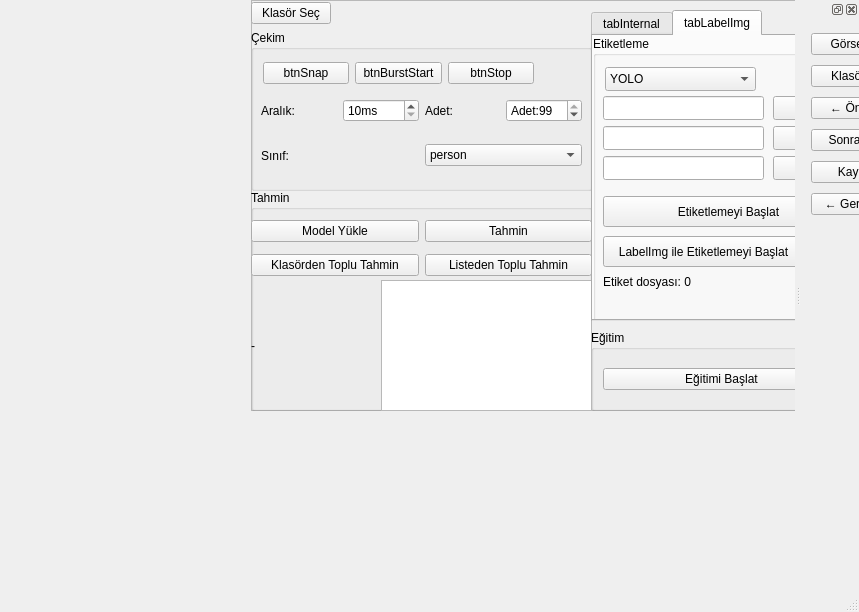
<?xml version="1.0" encoding="UTF-8"?>
<ui version="4.0">
 <class>btnLoadClasses</class>
 <widget class="QMainWindow" name="btnLoadClasses">
  <property name="geometry">
   <rect>
    <x>0</x>
    <y>0</y>
    <width>859</width>
    <height>612</height>
   </rect>
  </property>
  <property name="windowTitle">
   <string>MainWindow</string>
  </property>
  <widget class="QWidget" name="centralwidget">
   <widget class="QWidget" name="layoutWidget">
    <property name="geometry">
     <rect>
      <x>-50</x>
      <y>0</y>
      <width>901</width>
      <height>411</height>
     </rect>
    </property>
    <layout class="QHBoxLayout" name="horizontalLayout" stretch="1,0">
     <item>
      <widget class="QWidget" name="videoHost" native="true"/>
     </item>
     <item>
      <widget class="QFrame" name="menuFrame">
       <property name="minimumSize">
        <size>
         <width>600</width>
         <height>0</height>
        </size>
       </property>
       <property name="frameShape">
        <enum>QFrame::Shape::StyledPanel</enum>
       </property>
       <property name="frameShadow">
        <enum>QFrame::Shadow::Raised</enum>
       </property>
       <widget class="QGroupBox" name="grpInfer">
        <property name="geometry">
         <rect>
          <x>0</x>
          <y>190</y>
          <width>341</width>
          <height>221</height>
         </rect>
        </property>
        <property name="title">
         <string>Tahmin</string>
        </property>
        <widget class="QWidget" name="rowInfer" native="true">
         <property name="geometry">
          <rect>
           <x>0</x>
           <y>20</y>
           <width>341</width>
           <height>42</height>
          </rect>
         </property>
         <layout class="QHBoxLayout" name="horizontalLayout_2">
          <item>
           <widget class="QPushButton" name="btnLoadModel">
            <property name="text">
             <string>Model Yükle</string>
            </property>
           </widget>
          </item>
          <item>
           <widget class="QPushButton" name="btnPredict">
            <property name="text">
             <string>Tahmin</string>
            </property>
           </widget>
          </item>
         </layout>
        </widget>
        <widget class="QPlainTextEdit" name="txtPredLog">
         <property name="geometry">
          <rect>
           <x>130</x>
           <y>90</y>
           <width>211</width>
           <height>131</height>
          </rect>
         </property>
        </widget>
        <widget class="QLabel" name="lblPred">
         <property name="geometry">
          <rect>
           <x>0</x>
           <y>90</y>
           <width>131</width>
           <height>131</height>
          </rect>
         </property>
         <property name="sizePolicy">
          <sizepolicy hsizetype="Expanding" vsizetype="Minimum">
           <horstretch>0</horstretch>
           <verstretch>0</verstretch>
          </sizepolicy>
         </property>
         <property name="minimumSize">
          <size>
           <width>28</width>
           <height>28</height>
          </size>
         </property>
         <property name="text">
          <string>-</string>
         </property>
        </widget>
        <widget class="QWidget" name="horizontalLayoutWidget_2">
         <property name="geometry">
          <rect>
           <x>0</x>
           <y>60</y>
           <width>341</width>
           <height>31</height>
          </rect>
         </property>
         <layout class="QHBoxLayout" name="horizontalLayout_7">
          <item>
           <widget class="QPushButton" name="btnPredFromDir">
            <property name="text">
             <string>Klasörden Toplu Tahmin</string>
            </property>
           </widget>
          </item>
          <item>
           <widget class="QPushButton" name="btnPredFromList">
            <property name="text">
             <string>Listeden Toplu Tahmin</string>
            </property>
           </widget>
          </item>
         </layout>
        </widget>
       </widget>
       <widget class="QGroupBox" name="grpCapture">
        <property name="geometry">
         <rect>
          <x>0</x>
          <y>30</y>
          <width>341</width>
          <height>161</height>
         </rect>
        </property>
        <property name="title">
         <string>Çekim</string>
        </property>
        <widget class="QWidget" name="rowBtn" native="true">
         <property name="geometry">
          <rect>
           <x>12</x>
           <y>31</y>
           <width>271</width>
           <height>24</height>
          </rect>
         </property>
         <layout class="QHBoxLayout" name="horizontalLayout_6">
          <property name="leftMargin">
           <number>0</number>
          </property>
          <property name="topMargin">
           <number>0</number>
          </property>
          <property name="rightMargin">
           <number>0</number>
          </property>
          <property name="bottomMargin">
           <number>0</number>
          </property>
          <item>
           <widget class="QPushButton" name="btnSnap">
            <property name="text">
             <string>btnSnap</string>
            </property>
           </widget>
          </item>
          <item>
           <widget class="QPushButton" name="btnBurstStart">
            <property name="text">
             <string>btnBurstStart</string>
            </property>
           </widget>
          </item>
          <item>
           <widget class="QPushButton" name="btnBurstStop">
            <property name="text">
             <string>btnStop</string>
            </property>
           </widget>
          </item>
         </layout>
        </widget>
        <widget class="QWidget" name="rowIC" native="true">
         <property name="geometry">
          <rect>
           <x>10</x>
           <y>60</y>
           <width>321</width>
           <height>41</height>
          </rect>
         </property>
         <layout class="QHBoxLayout" name="horizontalLayout_4">
          <property name="spacing">
           <number>6</number>
          </property>
          <property name="leftMargin">
           <number>0</number>
          </property>
          <property name="topMargin">
           <number>0</number>
          </property>
          <property name="rightMargin">
           <number>0</number>
          </property>
          <property name="bottomMargin">
           <number>0</number>
          </property>
          <item>
           <widget class="QLabel" name="lblInterval">
            <property name="text">
             <string>Aralık:</string>
            </property>
           </widget>
          </item>
          <item>
           <widget class="QSpinBox" name="spinBurstInterval">
            <property name="suffix">
             <string>ms</string>
            </property>
            <property name="minimum">
             <number>10</number>
            </property>
            <property name="maximum">
             <number>5000</number>
            </property>
            <property name="singleStep">
             <number>50</number>
            </property>
            <property name="value">
             <number>10</number>
            </property>
           </widget>
          </item>
          <item>
           <widget class="QLabel" name="lblCount">
            <property name="text">
             <string>Adet:</string>
            </property>
           </widget>
          </item>
          <item>
           <widget class="QSpinBox" name="spinBurstCount">
            <property name="suffix">
             <string/>
            </property>
            <property name="prefix">
             <string>Adet:</string>
            </property>
            <property name="value">
             <number>99</number>
            </property>
           </widget>
          </item>
         </layout>
        </widget>
        <widget class="QWidget" name="rowClass" native="true">
         <property name="geometry">
          <rect>
           <x>10</x>
           <y>110</y>
           <width>321</width>
           <height>31</height>
          </rect>
         </property>
         <layout class="QHBoxLayout" name="horizontalLayout_5">
          <property name="leftMargin">
           <number>0</number>
          </property>
          <property name="topMargin">
           <number>0</number>
          </property>
          <property name="rightMargin">
           <number>0</number>
          </property>
          <property name="bottomMargin">
           <number>0</number>
          </property>
          <item>
           <widget class="QLabel" name="lblClass">
            <property name="text">
             <string>Sınıf:</string>
            </property>
           </widget>
          </item>
          <item>
           <widget class="QComboBox" name="cmbLabel">
            <item>
             <property name="text">
              <string>person</string>
             </property>
            </item>
            <item>
             <property name="text">
              <string>background</string>
             </property>
            </item>
           </widget>
          </item>
         </layout>
        </widget>
       </widget>
       <widget class="QGroupBox" name="grpTrain">
        <property name="geometry">
         <rect>
          <x>340</x>
          <y>330</y>
          <width>261</width>
          <height>81</height>
         </rect>
        </property>
        <property name="title">
         <string>Eğitim</string>
        </property>
        <layout class="QVBoxLayout" name="verticalLayout_2">
         <item>
          <widget class="QPushButton" name="btnTrain">
           <property name="text">
            <string>Eğitimi Başlat</string>
           </property>
          </widget>
         </item>
        </layout>
       </widget>
       <widget class="QWidget" name="horizontalLayoutWidget">
        <property name="geometry">
         <rect>
          <x>0</x>
          <y>0</y>
          <width>291</width>
          <height>26</height>
         </rect>
        </property>
        <layout class="QHBoxLayout" name="horizontalLayout_3">
         <item>
          <widget class="QPushButton" name="btnChooseDir">
           <property name="text">
            <string>Klasör Seç</string>
           </property>
          </widget>
         </item>
         <item>
          <spacer name="horizontalSpacer">
           <property name="orientation">
            <enum>Qt::Orientation::Horizontal</enum>
           </property>
           <property name="sizeHint" stdset="0">
            <size>
             <width>40</width>
             <height>20</height>
            </size>
           </property>
          </spacer>
         </item>
        </layout>
       </widget>
       <widget class="QTabWidget" name="tabAnnot">
        <property name="geometry">
         <rect>
          <x>340</x>
          <y>10</y>
          <width>271</width>
          <height>311</height>
         </rect>
        </property>
        <property name="currentIndex">
         <number>1</number>
        </property>
        <widget class="QWidget" name="tab_2">
         <attribute name="title">
          <string>tabInternal</string>
         </attribute>
         <widget class="QPushButton" name="btnOpenAnnotator">
          <property name="geometry">
           <rect>
            <x>40</x>
            <y>200</y>
            <width>201</width>
            <height>24</height>
           </rect>
          </property>
          <property name="text">
           <string>Ayrı Pencerede Aç</string>
          </property>
         </widget>
         <widget class="QPushButton" name="btnCompareLI">
          <property name="geometry">
           <rect>
            <x>40</x>
            <y>160</y>
            <width>191</width>
            <height>24</height>
           </rect>
          </property>
          <property name="text">
           <string>Karşılaştır</string>
          </property>
         </widget>
        </widget>
        <widget class="QWidget" name="tab">
         <attribute name="title">
          <string>tabLabelImg</string>
         </attribute>
         <widget class="QGroupBox" name="gbLabel">
          <property name="geometry">
           <rect>
            <x>0</x>
            <y>0</y>
            <width>301</width>
            <height>291</height>
           </rect>
          </property>
          <property name="font">
           <font>
            <bold>false</bold>
           </font>
          </property>
          <property name="title">
           <string>Etiketleme</string>
          </property>
          <widget class="QLineEdit" name="leClasses">
           <property name="geometry">
            <rect>
             <x>10</x>
             <y>90</y>
             <width>161</width>
             <height>24</height>
            </rect>
           </property>
          </widget>
          <widget class="QLineEdit" name="leLabels">
           <property name="geometry">
            <rect>
             <x>10</x>
             <y>120</y>
             <width>161</width>
             <height>24</height>
            </rect>
           </property>
          </widget>
          <widget class="QPushButton" name="btnStartLabel">
           <property name="geometry">
            <rect>
             <x>10</x>
             <y>160</y>
             <width>251</width>
             <height>31</height>
            </rect>
           </property>
           <property name="text">
            <string>Etiketlemeyi Başlat</string>
           </property>
          </widget>
          <widget class="QLineEdit" name="leImages">
           <property name="geometry">
            <rect>
             <x>10</x>
             <y>60</y>
             <width>161</width>
             <height>24</height>
            </rect>
           </property>
          </widget>
          <widget class="QPushButton" name="btnPickImages">
           <property name="geometry">
            <rect>
             <x>180</x>
             <y>60</y>
             <width>81</width>
             <height>24</height>
            </rect>
           </property>
           <property name="text">
            <string>Seç</string>
           </property>
          </widget>
          <widget class="QPushButton" name="btnPickClasses">
           <property name="geometry">
            <rect>
             <x>180</x>
             <y>90</y>
             <width>80</width>
             <height>24</height>
            </rect>
           </property>
           <property name="text">
            <string>Seç</string>
           </property>
          </widget>
          <widget class="QPushButton" name="btnPickLabels">
           <property name="geometry">
            <rect>
             <x>180</x>
             <y>120</y>
             <width>80</width>
             <height>24</height>
            </rect>
           </property>
           <property name="text">
            <string>Seç</string>
           </property>
          </widget>
          <widget class="QLabel" name="lblLabelCount">
           <property name="geometry">
            <rect>
             <x>10</x>
             <y>230</y>
             <width>241</width>
             <height>31</height>
            </rect>
           </property>
           <property name="text">
            <string>Etiket dosyası: 0</string>
           </property>
          </widget>
          <widget class="QComboBox" name="cbFormat">
           <property name="geometry">
            <rect>
             <x>12</x>
             <y>31</y>
             <width>151</width>
             <height>24</height>
            </rect>
           </property>
           <item>
            <property name="text">
             <string>YOLO</string>
            </property>
           </item>
           <item>
            <property name="text">
             <string>PascalVOC</string>
            </property>
           </item>
          </widget>
          <widget class="QPushButton" name="btnStartLabelImg">
           <property name="geometry">
            <rect>
             <x>10</x>
             <y>200</y>
             <width>201</width>
             <height>31</height>
            </rect>
           </property>
           <property name="text">
            <string>LabelImg ile Etiketlemeyi Başlat</string>
           </property>
          </widget>
         </widget>
        </widget>
       </widget>
      </widget>
     </item>
    </layout>
   </widget>
  </widget>
  <widget class="QMenuBar" name="menubar">
   <property name="geometry">
    <rect>
     <x>0</x>
     <y>0</y>
     <width>859</width>
     <height>21</height>
    </rect>
   </property>
  </widget>
  <widget class="QStatusBar" name="statusbar"/>
  <widget class="QDockWidget" name="dockAnnotator">
   <property name="minimumSize">
    <size>
     <width>51</width>
     <height>144</height>
    </size>
   </property>
   <attribute name="dockWidgetArea">
    <number>2</number>
   </attribute>
   <widget class="QWidget" name="dockWidgetContents_4">
    <widget class="QWidget" name="barTop" native="true">
     <property name="geometry">
      <rect>
       <x>10</x>
       <y>10</y>
       <width>91</width>
       <height>191</height>
      </rect>
     </property>
     <property name="sizePolicy">
      <sizepolicy hsizetype="Preferred" vsizetype="Fixed">
       <horstretch>36</horstretch>
       <verstretch>36</verstretch>
      </sizepolicy>
     </property>
     <layout class="QVBoxLayout" name="verticalLayout">
      <item>
       <widget class="QPushButton" name="btnAnnotOpen">
        <property name="text">
         <string>Görsel Aç</string>
        </property>
       </widget>
      </item>
      <item>
       <widget class="QPushButton" name="btnAnnotOpenDir">
        <property name="text">
         <string>Klasör Aç</string>
        </property>
       </widget>
      </item>
      <item>
       <widget class="QPushButton" name="btnAnnotPrev">
        <property name="text">
         <string>← Önceki</string>
        </property>
       </widget>
      </item>
      <item>
       <widget class="QPushButton" name="btnAnnotNext">
        <property name="text">
         <string>Sonraki →</string>
        </property>
       </widget>
      </item>
      <item>
       <widget class="QPushButton" name="btnAnnotSave">
        <property name="text">
         <string>Kaydet</string>
        </property>
       </widget>
      </item>
      <item>
       <widget class="QPushButton" name="btnBackToDock">
        <property name="text">
         <string>← Geri Dön</string>
        </property>
       </widget>
      </item>
     </layout>
    </widget>
    <widget class="AnnotatorWidget" name="annotView">
     <property name="geometry">
      <rect>
       <x>100</x>
       <y>0</y>
       <width>301</width>
       <height>401</height>
      </rect>
     </property>
     <property name="sizePolicy">
      <sizepolicy hsizetype="Fixed" vsizetype="Expanding">
       <horstretch>36</horstretch>
       <verstretch>36</verstretch>
      </sizepolicy>
     </property>
    </widget>
    <widget class="QWidget" name="panelRight" native="true">
     <property name="geometry">
      <rect>
       <x>410</x>
       <y>-10</y>
       <width>421</width>
       <height>421</height>
      </rect>
     </property>
     <property name="toolTip">
      <string>Etiket çizerken her zaman bu sınıfı otomatik uygula</string>
     </property>
     <widget class="QWidget" name="horizontalLayoutWidget_3">
      <property name="geometry">
       <rect>
        <x>0</x>
        <y>40</y>
        <width>371</width>
        <height>31</height>
       </rect>
      </property>
      <layout class="QHBoxLayout" name="horizontalLayout_8">
       <item>
        <widget class="QComboBox" name="cmbClass"/>
       </item>
       <item>
        <widget class="QToolButton" name="toolButton">
         <property name="text">
          <string>...</string>
         </property>
        </widget>
       </item>
      </layout>
     </widget>
     <widget class="QLabel" name="lblClassTitle">
      <property name="geometry">
       <rect>
        <x>10</x>
        <y>10</y>
        <width>291</width>
        <height>21</height>
       </rect>
      </property>
      <property name="text">
       <string>Sınıf</string>
      </property>
     </widget>
     <widget class="QCheckBox" name="chkUseDefault">
      <property name="geometry">
       <rect>
        <x>0</x>
        <y>80</y>
        <width>361</width>
        <height>21</height>
       </rect>
      </property>
      <property name="text">
       <string>Varsayılan sınıf kullan</string>
      </property>
     </widget>
     <widget class="QTabWidget" name="tabWidget">
      <property name="geometry">
       <rect>
        <x>0</x>
        <y>140</y>
        <width>371</width>
        <height>242</height>
       </rect>
      </property>
      <property name="currentIndex">
       <number>2</number>
      </property>
      <widget class="QWidget" name="tab_5">
       <attribute name="title">
        <string>Boxes</string>
       </attribute>
       <widget class="QFrame" name="lineRight1">
        <property name="geometry">
         <rect>
          <x>0</x>
          <y>0</y>
          <width>361</width>
          <height>41</height>
         </rect>
        </property>
        <property name="frameShape">
         <enum>QFrame::Shape::HLine</enum>
        </property>
        <property name="frameShadow">
         <enum>QFrame::Shadow::Sunken</enum>
        </property>
       </widget>
       <widget class="QLabel" name="lblBoxes">
        <property name="geometry">
         <rect>
          <x>0</x>
          <y>50</y>
          <width>361</width>
          <height>20</height>
         </rect>
        </property>
        <property name="text">
         <string>Box List</string>
        </property>
       </widget>
       <widget class="QListWidget" name="listBoxes">
        <property name="geometry">
         <rect>
          <x>0</x>
          <y>80</y>
          <width>371</width>
          <height>141</height>
         </rect>
        </property>
       </widget>
      </widget>
      <widget class="QWidget" name="tab_3">
       <property name="tab-5" stdset="0">
        <string/>
       </property>
       <attribute name="title">
        <string>Files</string>
       </attribute>
       <widget class="QFrame" name="lineRight2">
        <property name="geometry">
         <rect>
          <x>0</x>
          <y>0</y>
          <width>361</width>
          <height>51</height>
         </rect>
        </property>
        <property name="frameShape">
         <enum>QFrame::Shape::HLine</enum>
        </property>
        <property name="frameShadow">
         <enum>QFrame::Shadow::Sunken</enum>
        </property>
       </widget>
       <widget class="QLabel" name="lblFiles">
        <property name="geometry">
         <rect>
          <x>0</x>
          <y>60</y>
          <width>361</width>
          <height>21</height>
         </rect>
        </property>
        <property name="text">
         <string>File List</string>
        </property>
       </widget>
       <widget class="QListWidget" name="listFiles">
        <property name="geometry">
         <rect>
          <x>0</x>
          <y>90</y>
          <width>291</width>
          <height>121</height>
         </rect>
        </property>
       </widget>
       <widget class="QLabel" name="lblCounter">
        <property name="geometry">
         <rect>
          <x>290</x>
          <y>90</y>
          <width>71</width>
          <height>31</height>
         </rect>
        </property>
        <property name="minimumSize">
         <size>
          <width>60</width>
          <height>0</height>
         </size>
        </property>
        <property name="text">
         <string>1 / N</string>
        </property>
       </widget>
      </widget>
      <widget class="QWidget" name="tab_4">
       <attribute name="title">
        <string>Log</string>
       </attribute>
       <widget class="QLabel" name="lblAnnotInfo_2">
        <property name="geometry">
         <rect>
          <x>0</x>
          <y>10</y>
          <width>361</width>
          <height>21</height>
         </rect>
        </property>
        <property name="text">
         <string>Hazır.</string>
        </property>
       </widget>
       <widget class="QPlainTextEdit" name="txtLog">
        <property name="geometry">
         <rect>
          <x>0</x>
          <y>49</y>
          <width>371</width>
          <height>171</height>
         </rect>
        </property>
       </widget>
       <widget class="QLabel" name="lblAnnotInfo">
        <property name="geometry">
         <rect>
          <x>0</x>
          <y>230</y>
          <width>361</width>
          <height>31</height>
         </rect>
        </property>
        <property name="sizePolicy">
         <sizepolicy hsizetype="Expanding" vsizetype="Fixed">
          <horstretch>0</horstretch>
          <verstretch>20</verstretch>
         </sizepolicy>
        </property>
        <property name="text">
         <string>-</string>
        </property>
       </widget>
      </widget>
     </widget>
     <widget class="QLineEdit" name="txtDefaultClass">
      <property name="geometry">
       <rect>
        <x>0</x>
        <y>110</y>
        <width>371</width>
        <height>24</height>
       </rect>
      </property>
     </widget>
    </widget>
   </widget>
  </widget>
 </widget>
 <customwidgets>
  <customwidget>
   <class>AnnotatorWidget</class>
   <extends>QGraphicsView</extends>
   <header>annotatorwidget.h</header>
  </customwidget>
 </customwidgets>
 <resources/>
 <connections>
  <connection>
   <sender>btnOpenAnnotator</sender>
   <signal>clicked()</signal>
   <receiver>dockAnnotator</receiver>
   <slot>show()</slot>
   <hints>
    <hint type="sourcelabel">
     <x>709</x>
     <y>271</y>
    </hint>
    <hint type="destinationlabel">
     <x>841</x>
     <y>338</y>
    </hint>
   </hints>
  </connection>
  <connection>
   <sender>btnBackToDock</sender>
   <signal>clicked()</signal>
   <receiver>dockAnnotator</receiver>
   <slot>hide()</slot>
   <hints>
    <hint type="sourcelabel">
     <x>899</x>
     <y>230</y>
    </hint>
    <hint type="destinationlabel">
     <x>858</x>
     <y>440</y>
    </hint>
   </hints>
  </connection>
  <connection>
   <sender>btnOpenAnnotator</sender>
   <signal>clicked()</signal>
   <receiver>menuFrame</receiver>
   <slot>hide()</slot>
   <hints>
    <hint type="sourcelabel">
     <x>677</x>
     <y>282</y>
    </hint>
    <hint type="destinationlabel">
     <x>458</x>
     <y>38</y>
    </hint>
   </hints>
  </connection>
  <connection>
   <sender>btnOpenAnnotator</sender>
   <signal>clicked()</signal>
   <receiver>videoHost</receiver>
   <slot>hide()</slot>
   <hints>
    <hint type="sourcelabel">
     <x>657</x>
     <y>279</y>
    </hint>
    <hint type="destinationlabel">
     <x>235</x>
     <y>380</y>
    </hint>
   </hints>
  </connection>
 </connections>
</ui>
